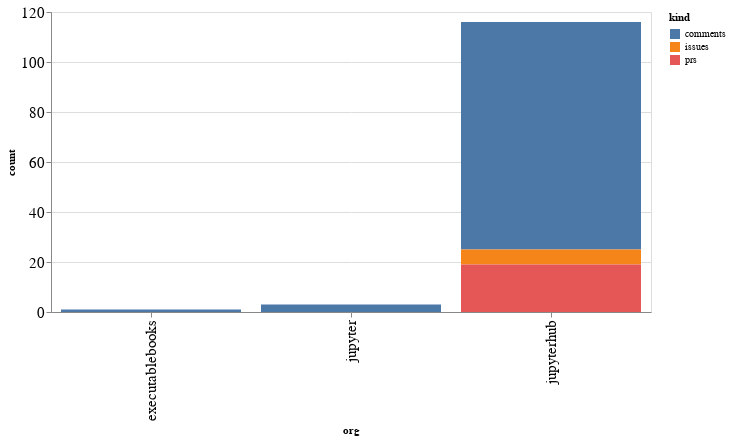

Notebook code cell kept with this figure:
### Code cell
alt.Chart(org_summaries, width=600).mark_bar().encode(
    x='org',
    y='count',
    color='kind',
    tooltip="org"
)

### Figure 1 — Vega-Lite specification as saved in the notebook (floating-point values rounded to 4 significant figures)
{"config": {"axisLeft": {"labelFontSize": 15}, "axisBottom": {"labelFontSize": 15}}, "data": {"name": "data-47daf6094cc3b8d279b8ec4585728aba"}, "mark": "bar", "encoding": {"color": {"type": "nominal", "field": "kind"}, "tooltip": {"type": "nominal", "field": "org"}, "x": {"type": "nominal", "field": "org"}, "y": {"type": "quantitative", "field": "count"}}, "width": 600, "$schema": "https://vega.github.io/schema/vega-lite/v4.8.1.json", "datasets": {"data-47daf6094cc3b8d279b8ec4585728aba": [{"org": "executablebooks", "kind": "comments", "count": 1}, {"org": "jupyter", "kind": "comments", "count": 3}, {"org": "jupyterhub", "kind": "comments", "count": 91}, {"org": "jupyterhub", "kind": "issues", "count": 6}, {"org": "jupyterhub", "kind": "prs", "count": 19}]}}
